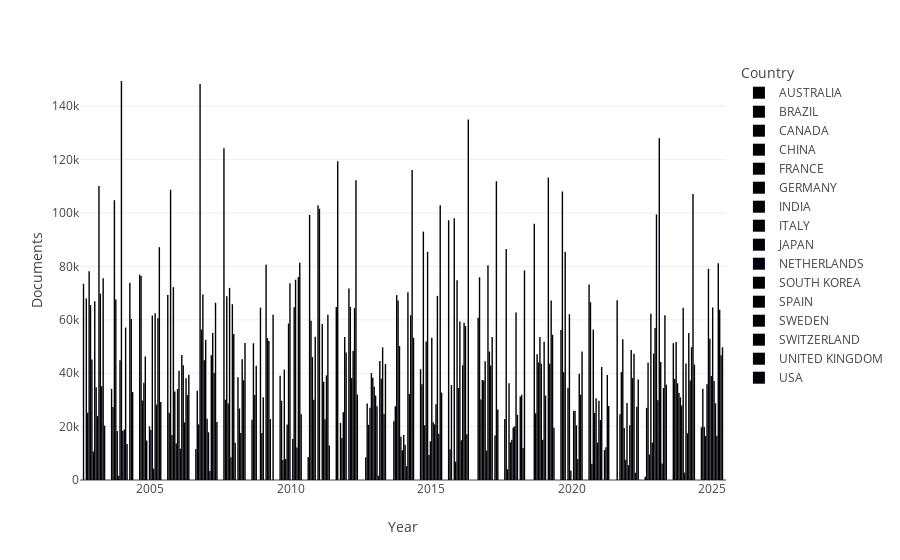

The notebook cell this image was saved under:
### Code cell
bar_group = px.bar(df, x='Year', y='Documents', color='Country', barmode='group')
bar_group.show()

### Figure 1 — Plotly figure (JSON) as saved in the notebook; plotly's stock layout.template omitted (floating-point values rounded to 4 significant figures)
{"data": [{"alignmentgroup": "True", "hovertemplate": "Country=AUSTRALIA<br>Year=%{x}<br>Documents=%{y}<extra></extra>", "legendgroup": "AUSTRALIA", "marker": {"color": "#000001", "pattern": {"shape": ""}}, "name": "AUSTRALIA", "offsetgroup": "AUSTRALIA", "orientation": "v", "showlegend": true, "textposition": "auto", "type": "bar", "x": [2003, 2004, 2005, 2006, 2007, 2008, 2009, 2010, 2011, 2012, 2015, 2016, 2018, 2020, 2021, 2022, 2023, 2024, 2025], "xaxis": "x", "y": [73479, 34122, 76888, 69315, 11637, 124250, 22569, 39018, 8580, 64809, 41519, 97265, 22823, 56223, 73186, 67310, 1184, 51246, 19731], "yaxis": "y"}, {"alignmentgroup": "True", "hovertemplate": "Country=BRAZIL<br>Year=%{x}<br>Documents=%{y}<extra></extra>", "legendgroup": "BRAZIL", "marker": {"color": "#000002", "pattern": {"shape": ""}}, "name": "BRAZIL", "offsetgroup": "BRAZIL", "orientation": "v", "showlegend": true, "textposition": "auto", "type": "bar", "x": [2004, 2005, 2006, 2007, 2008, 2009, 2010, 2011, 2012, 2013, 2014, 2015, 2016, 2017, 2018, 2019, 2020, 2021, 2023, 2024, 2025], "xaxis": "x", "y": [27337, 76379, 25222, 33470, 30071, 51225, 29650, 99292, 119368, 8494, 22013, 35819, 11503, 60786, 86514, 96002, 108043, 66563, 27014, 37807, 34221], "yaxis": "y"}, {"alignmentgroup": "True", "hovertemplate": "Country=CANADA<br>Year=%{x}<br>Documents=%{y}<extra></extra>", "legendgroup": "CANADA", "marker": {"color": "#000003", "pattern": {"shape": ""}}, "name": "CANADA", "offsetgroup": "CANADA", "orientation": "v", "showlegend": true, "textposition": "auto", "type": "bar", "x": [2003, 2004, 2005, 2006, 2007, 2008, 2009, 2010, 2011, 2013, 2014, 2015, 2016, 2017, 2018, 2019, 2020, 2021, 2022, 2023, 2024, 2025], "xaxis": "x", "y": [68007, 104813, 29760, 108685, 20819, 68777, 31800, 7449, 59636, 28641, 27603, 93023, 35579, 75948, 4014, 25011, 40369, 6040, 24651, 44001, 51639, 19815], "yaxis": "y"}, {"alignmentgroup": "True", "hovertemplate": "Country=CHINA<br>Year=%{x}<br>Documents=%{y}<extra></extra>", "legendgroup": "CHINA", "marker": {"color": "#000004", "pattern": {"shape": ""}}, "name": "CHINA", "offsetgroup": "CHINA", "orientation": "v", "showlegend": true, "textposition": "auto", "type": "bar", "x": [2003, 2004, 2005, 2006, 2007, 2008, 2009, 2010, 2011, 2012, 2013, 2014, 2015, 2017, 2018, 2019, 2020, 2021, 2022, 2023, 2024, 2025], "xaxis": "x", "y": [25164, 67628, 36386, 16846, 148329, 28677, 42772, 41344, 46022, 21374, 20658, 69249, 20522, 30185, 36242, 47126, 85439, 56368, 40387, 9524, 36207, 16475], "yaxis": "y"}, {"alignmentgroup": "True", "hovertemplate": "Country=FRANCE<br>Year=%{x}<br>Documents=%{y}<extra></extra>", "legendgroup": "FRANCE", "marker": {"color": "#000005", "pattern": {"shape": ""}}, "name": "FRANCE", "offsetgroup": "FRANCE", "orientation": "v", "showlegend": true, "textposition": "auto", "type": "bar", "x": [2003, 2004, 2005, 2006, 2007, 2008, 2010, 2011, 2012, 2013, 2014, 2015, 2016, 2017, 2018, 2019, 2021, 2022, 2023, 2024, 2025], "xaxis": "x", "y": [78156, 18398, 46294, 72233, 56355, 71974, 7870, 30010, 15740, 27079, 67250, 51874, 98020, 37424, 14098, 44009, 25107, 52676, 62252, 32562, 35819], "yaxis": "y"}, {"alignmentgroup": "True", "hovertemplate": "Country=GERMANY<br>Year=%{x}<br>Documents=%{y}<extra></extra>", "legendgroup": "GERMANY", "marker": {"color": "#000006", "pattern": {"shape": ""}}, "name": "GERMANY", "offsetgroup": "GERMANY", "orientation": "v", "showlegend": true, "textposition": "auto", "type": "bar", "x": [2003, 2004, 2005, 2006, 2007, 2008, 2010, 2011, 2012, 2013, 2014, 2015, 2016, 2017, 2018, 2019, 2020, 2021, 2022, 2023, 2024, 2025], "xaxis": "x", "y": [65537, 1569, 14830, 33170, 69433, 8565, 20804, 53658, 25395, 40047, 50150, 85466, 6858, 37221, 15098, 53524, 34432, 30657, 19481, 14018, 30944, 79103], "yaxis": "y"}, {"alignmentgroup": "True", "hovertemplate": "Country=INDIA<br>Year=%{x}<br>Documents=%{y}<extra></extra>", "legendgroup": "INDIA", "marker": {"color": "#000007", "pattern": {"shape": ""}}, "name": "INDIA", "offsetgroup": "INDIA", "orientation": "v", "showlegend": true, "textposition": "auto", "type": "bar", "x": [2003, 2004, 2006, 2007, 2008, 2009, 2010, 2012, 2013, 2014, 2015, 2016, 2017, 2018, 2019, 2020, 2021, 2022, 2023, 2024, 2025], "xaxis": "x", "y": [45166, 44837, 13648, 44838, 65843, 64558, 58594, 53599, 38255, 16228, 9401, 74795, 44457, 19668, 43548, 62083, 13997, 7557, 47342, 27892, 52874], "yaxis": "y"}, {"alignmentgroup": "True", "hovertemplate": "Country=ITALY<br>Year=%{x}<br>Documents=%{y}<extra></extra>", "legendgroup": "ITALY", "marker": {"color": "#000008", "pattern": {"shape": ""}}, "name": "ITALY", "offsetgroup": "ITALY", "orientation": "v", "showlegend": true, "textposition": "auto", "type": "bar", "x": [2003, 2004, 2005, 2006, 2007, 2008, 2009, 2010, 2011, 2012, 2013, 2014, 2015, 2016, 2017, 2018, 2019, 2020, 2021, 2022, 2023, 2024, 2025], "xaxis": "x", "y": [10695, 149432, 20076, 34083, 52487, 54719, 17614, 73651, 102937, 47777, 34921, 11174, 14468, 34429, 10973, 20069, 15054, 3503, 29647, 28800, 56903, 64545, 38944], "yaxis": "y"}, {"alignmentgroup": "True", "hovertemplate": "Country=JAPAN<br>Year=%{x}<br>Documents=%{y}<extra></extra>", "legendgroup": "JAPAN", "marker": {"color": "#000009", "pattern": {"shape": ""}}, "name": "JAPAN", "offsetgroup": "JAPAN", "orientation": "v", "showlegend": true, "textposition": "auto", "type": "bar", "x": [2003, 2004, 2005, 2006, 2007, 2008, 2009, 2011, 2013, 2014, 2015, 2016, 2017, 2018, 2019, 2021, 2022, 2023, 2024, 2025], "xaxis": "x", "y": [66978, 18340, 18772, 40931, 22919, 13991, 30973, 101592, 31610, 16889, 53293, 59395, 80389, 62743, 51752, 22500, 5519, 99461, 2746, 64625], "yaxis": "y"}, {"alignmentgroup": "True", "hovertemplate": "Country=NETHERLANDS<br>Year=%{x}<br>Documents=%{y}<extra></extra>", "legendgroup": "NETHERLANDS", "marker": {"color": "#000010", "pattern": {"shape": ""}}, "name": "NETHERLANDS", "offsetgroup": "NETHERLANDS", "orientation": "v", "showlegend": true, "textposition": "auto", "type": "bar", "x": [2003, 2004, 2005, 2006, 2007, 2010, 2012, 2013, 2014, 2015, 2016, 2017, 2018, 2019, 2020, 2021, 2022, 2023, 2024, 2025], "xaxis": "x", "y": [34742, 18884, 61609, 11713, 17892, 15312, 71749, 27600, 13162, 21642, 14894, 48113, 24391, 31624, 25870, 42359, 20509, 29829, 43592, 37062], "yaxis": "y"}, {"alignmentgroup": "True", "hovertemplate": "Country=SOUTH KOREA<br>Year=%{x}<br>Documents=%{y}<extra></extra>", "legendgroup": "SOUTH KOREA", "marker": {"color": "#000001", "pattern": {"shape": ""}}, "name": "SOUTH KOREA", "offsetgroup": "SOUTH KOREA", "orientation": "v", "showlegend": true, "textposition": "auto", "type": "bar", "x": [2003, 2004, 2005, 2006, 2007, 2008, 2009, 2010, 2011, 2012, 2013, 2014, 2015, 2016, 2017, 2020, 2022, 2023, 2024, 2025], "xaxis": "x", "y": [23931, 57096, 4171, 46770, 3380, 38507, 80637, 64705, 58464, 64826, 1600, 5154, 20841, 43010, 42920, 25914, 48712, 127999, 17486, 28747], "yaxis": "y"}, {"alignmentgroup": "True", "hovertemplate": "Country=SPAIN<br>Year=%{x}<br>Documents=%{y}<extra></extra>", "legendgroup": "SPAIN", "marker": {"color": "#000002", "pattern": {"shape": ""}}, "name": "SPAIN", "offsetgroup": "SPAIN", "orientation": "v", "showlegend": true, "textposition": "auto", "type": "bar", "x": [2003, 2004, 2005, 2006, 2007, 2008, 2009, 2010, 2011, 2012, 2013, 2014, 2015, 2016, 2017, 2018, 2019, 2020, 2021, 2022, 2023, 2024, 2025], "xaxis": "x", "y": [110091, 13477, 62406, 43013, 46756, 26773, 53098, 75011, 36792, 38225, 44581, 70341, 28395, 58905, 53569, 31275, 113300, 20456, 11207, 38167, 44171, 55065, 16613], "yaxis": "y"}, {"alignmentgroup": "True", "hovertemplate": "Country=SWEDEN<br>Year=%{x}<br>Documents=%{y}<extra></extra>", "legendgroup": "SWEDEN", "marker": {"color": "#000003", "pattern": {"shape": ""}}, "name": "SWEDEN", "offsetgroup": "SWEDEN", "orientation": "v", "showlegend": true, "textposition": "auto", "type": "bar", "x": [2003, 2005, 2006, 2007, 2008, 2009, 2010, 2011, 2012, 2013, 2014, 2015, 2016, 2018, 2019, 2020, 2021, 2022, 2023, 2024, 2025], "xaxis": "x", "y": [69779, 28237, 21585, 55091, 17570, 52013, 12164, 22748, 48303, 37896, 32192, 68977, 57686, 31951, 43567, 7907, 12300, 47301, 6134, 37266, 81196], "yaxis": "y"}, {"alignmentgroup": "True", "hovertemplate": "Country=SWITZERLAND<br>Year=%{x}<br>Documents=%{y}<extra></extra>", "legendgroup": "SWITZERLAND", "marker": {"color": "#000004", "pattern": {"shape": ""}}, "name": "SWITZERLAND", "offsetgroup": "SWITZERLAND", "orientation": "v", "showlegend": true, "textposition": "auto", "type": "bar", "x": [2003, 2004, 2005, 2006, 2007, 2008, 2009, 2010, 2011, 2012, 2013, 2014, 2015, 2016, 2017, 2018, 2019, 2020, 2021, 2022, 2023, 2024, 2025], "xaxis": "x", "y": [35146, 73853, 60535, 38113, 40081, 45180, 22829, 75983, 39172, 64399, 49659, 61665, 17350, 17108, 16701, 11955, 67217, 39819, 39323, 2691, 34448, 49743, 63790], "yaxis": "y"}, {"alignmentgroup": "True", "hovertemplate": "Country=UNITED KINGDOM<br>Year=%{x}<br>Documents=%{y}<extra></extra>", "legendgroup": "UNITED KINGDOM", "marker": {"color": "#000005", "pattern": {"shape": ""}}, "name": "UNITED KINGDOM", "offsetgroup": "UNITED KINGDOM", "orientation": "v", "showlegend": true, "textposition": "auto", "type": "bar", "x": [2003, 2004, 2005, 2006, 2007, 2008, 2010, 2011, 2012, 2013, 2014, 2015, 2016, 2017, 2018, 2019, 2020, 2021, 2022, 2023, 2024, 2025], "xaxis": "x", "y": [75542, 60336, 87209, 31797, 66386, 37364, 81388, 61919, 112246, 24755, 116057, 102903, 134985, 111929, 78490, 54387, 31952, 27677, 27416, 61660, 107115, 46706], "yaxis": "y"}, {"alignmentgroup": "True", "hovertemplate": "Country=USA<br>Year=%{x}<br>Documents=%{y}<extra></extra>", "legendgroup": "USA", "marker": {"color": "#000006", "pattern": {"shape": ""}}, "name": "USA", "offsetgroup": "USA", "orientation": "v", "showlegend": true, "textposition": "auto", "type": "bar", "x": [2003, 2004, 2005, 2006, 2007, 2008, 2009, 2010, 2011, 2012, 2013, 2014, 2015, 2017, 2019, 2020, 2022, 2023, 2024, 2025], "xaxis": "x", "y": [20346, 32919, 29236, 39458, 21750, 51321, 61904, 24581, 12957, 31979, 43457, 53284, 32741, 26364, 19575, 48082, 37636, 35690, 43169, 49693], "yaxis": "y"}], "layout": {"barmode": "group", "legend": {"title": {"text": "Country"}, "tracegroupgap": 0}, "margin": {"t": 60}, "xaxis": {"anchor": "y", "domain": [0, 1], "title": {"text": "Year"}}, "yaxis": {"anchor": "x", "domain": [0, 1], "title": {"text": "Documents"}}}}
